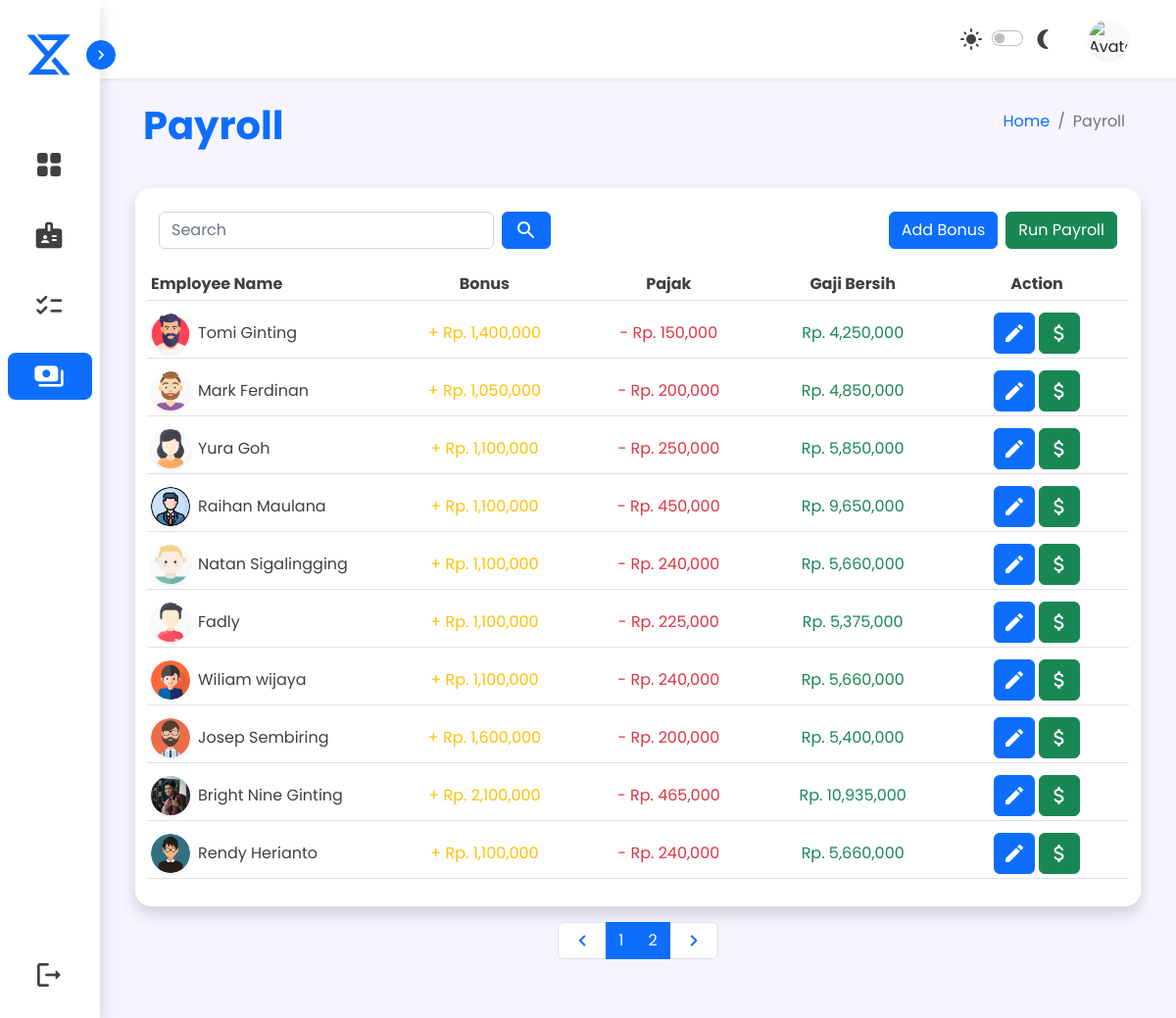
Page /sources/admin/admin-payroll.php (signed in) on the earlier database version.
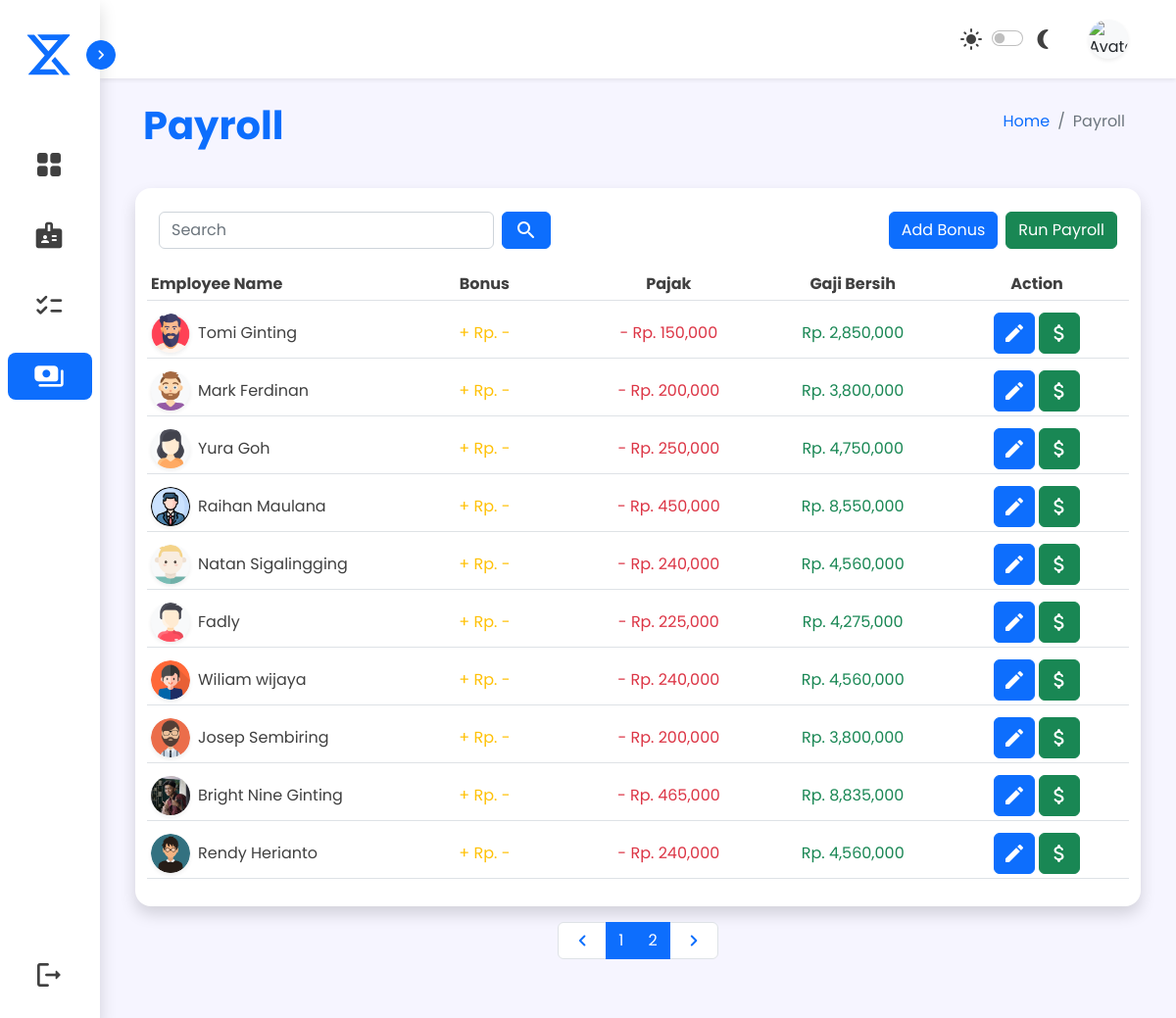
Same page on the later database version.
### tables this page shows
CREATE TABLE `karyawan_tetap` (
  `id` int(20) NOT NULL,
  `kode_karyawan` varchar(7) NOT NULL,
  `nama` varchar(50) NOT NULL,
  `nip` varchar(20) NOT NULL,
  `tanggal` date NOT NULL,
  `tempat` varchar(20) NOT NULL,
  `alamat` varchar(150) NOT NULL,
  `foto` varchar(100) NOT NULL,
  `posisi` varchar(20) NOT NULL,
  `jenis_kelamin` varchar(10) NOT NULL,
  `gaji` bigint(30) NOT NULL
);

CREATE TABLE `daftar_gaji` (
  `id` int(11) NOT NULL,
  `kode_karyawan` varchar(10) NOT NULL,
  `nama` varchar(50) NOT NULL,
  `invoice` varchar(12) NOT NULL,
  `bulan` varchar(20) NOT NULL,
  `date_lengkap` varchar(20) NOT NULL,
  `gaji_pokok` bigint(50) NOT NULL,
  `bonus` bigint(50) NOT NULL,
  `pajak` bigint(50) NOT NULL,
  `gaji_bersih` bigint(50) NOT NULL
);

### php/functions.php (called while the page is built)
<?php
function koneksi (){
    return mysqli_connect("localhost", "root", "", "perusahaan");
}
function query ($query){
    $koneksi = koneksi();
    $data = mysqli_query($koneksi, $query);
    if(mysqli_num_rows($data) > 1){
        $rows = [];
        while($row = mysqli_fetch_assoc($data)){
            $rows[] = $row;
        }
        return $rows;
    }else {
        $rows = mysqli_fetch_assoc($data);
        return $rows;
    }
}
?>

### sources/admin/admin-payroll.php (the view, shortened to what this page needs)
<!DOCTYPE html>
<html lang="en">
<head>
    <link href="https://cdn.jsdelivr.net/npm/bootstrap@5.2.2/dist/css/bootstrap.min.css" rel="stylesheet"
 />
    <link rel="stylesheet" href="../../assets/style/main.css">
</head>
<?php
include '../../php/functions.php';
include '../../php/koneksi.php';
$kode = $_SESSION['kode'];
$akun = query("SELECT * FROM karyawan_tetap WHERE kode_karyawan = '$kode'")
?>
<body class="d-flex">
    <nav class="sidebar d-flex flex-lg-column col-auto shadow" id="sidebar-nav">
        <div class="header-box p-2 mt-4 mb-5 align-items-center d-none d-md-none d-lg-flex gap-2 position-relative">
            <div class="logo">
                <img src="../../assets/img/xyz_logo.svg" width="48px" height="48px" alt="">
            </div>
            <button
                class="btn btn-primary toggle p-1 text-white rounded-circle d-none d-md-none d-lg-flex position-absolute">
                <i class="material-icons-round fs-5 rounded-circle toggle-icon">&#xe5cc</i>
            </button>
        </div>
        <ul id="menu-bar"
            class="list-unstyled col d-flex flex-row flex-lg-column gap-4 justify-content-center fs-6 p-1 p-lg-2">
            <li>
                <a href="admin-dashboard.php" class="text-decoration-none p-1 px-lg-3 py-lg-2 d-flex rounded-3">
                    <i class="material-icons-round fs-2 menu-icon">&#xe9b0</i>
                </a>
            </li>
            <li>
                <a href="admin-employee.php" class="text-decoration-none p-1 px-lg-3 py-lg-2 d-flex rounded-3">
                    <i class="material-icons-round fs-2 menu-icon">&#xea67</i>
                </a>
            </li>
            <li>
                <a href="admin-verification.php" class="text-decoration-none p-1 px-lg-3 py-lg-2 d-flex rounded-3">
                    <i class="material-icons-round fs-2 menu-icon">&#xe6b1</i>
                </a>
            </li>
            <li class="active">
                <a href="#" class="text-decoration-none p-1 px-lg-3 py-lg-2 d-flex rounded-3">
                    <i class="material-icons-round fs-2 menu-icon">&#xef63</i>
                </a>
            </li>
            <li class="mt-auto d-none d-md-none d-lg-flex sign-out">
                <a href="../../php/logoutController.php" onclick="return confirm('Apakah anda ingin logout')"
                    class="col text-decoration-none p-1 px-lg-3 py-lg-2 d-flex align-items-center rounded-3">
                    <i class="material-icons-round fs-2 menu-icon">&#xe9ba</i>
                </a>
            </li>
        </ul>
    </nav>
    <div class="content col d-flex flex-column gap-3 mb-5">
        <nav id="topbar" class="navbar d-flex px-1 px-lg-3 shadow-sm">
            <div class="d-flex p-2">
            </div>
            <div class="d-flex align-items-center gap-2 gap-lg-3">
                <div class="dark-mode d-flex align-items-center">
                    <label class="btn text material-icons-round p-1" for="dark-mode">&#xe518</label>
                    <div class="d-flex form-check form-switch justify-content-center" for="dark-mode">
                        <input class="form-check-input" type="checkbox" role="switch" title="toggle-dark"
                            id="dark-mode">
                    </div>
                    <label class="btn text material-icons-round p-1" for="dark-mode">&#xef5e</label>
                </div>
                <div class="dropdown d-flex">
                    <button class="btn d-flex align-items-center gap-3" type="button" data-bs-toggle="dropdown"
                        aria-expanded="false">
                        <img id="profile-img" src="../user-img/<?=$akun['foto']?>"
                            class="rounded-circle bg-light shadow-sm col-2" alt="Avatar" />
                    </button>
                </div>
            </div>
        </nav>
        <div class="d-flex flex-column gap-4 px-2">
            <div class="d-flex header my-2 mx-0 mx-lg-4 px-1">
                <div class="d-flex flex-column flex-lg-row col justify-content-between px-1 px-lg-2">
                    <h1 class="fw-bold header">Payroll</h1>
                    <ol class="breadcrumb p-lg-2">
                        <li class="breadcrumb-item"><a class="text-decoration-none" href="admin-dashboard.php">Home</a>
                        </li>
                        <li class="breadcrumb-item active" aria-current="page">Payroll</li>
                    </ol>
                </div>
            </div>
            <div class="d-flex  flex-column mx-0 mx-lg-4 px-md-1 gap-3">
                <div class="flex-container rounded-4 shadow border-0 p-2">
                    <div class="d-flex flex-column flex-sm-row col p-3 gap-3">
                        <div class="d-flex col">
                            <form class="d-flex align-items-center gap-2" action="" method="post">
                                <input type="text" class="form-control" id="search" name="cari" placeholder="Search">
                                <button type="submit" name="send"
                                    class="btn btn-primary material-icons-round">&#xe8b6</button>
                            </form>
                        </div>
                        <form action="../../php/runPayrollController.php" method="post">
                            <div class="d-flex gap-2">
                                <button type="button" class="btn btn-primary" data-bs-toggle="modal"
                                    data-bs-target="#staticBackdrop">Add Bonus</button>
                                <button type="submit"
                                    onclick="return confirm('Apakah anda ingin membayar gaji seluruh karyawan?')"
                                    class="btn btn-success" name="run">Run Payroll</button>
                            </div>
                        </form>
                    </div>
                    <form action="" method="post" id="form1">
                        <table class="table table-hover">
                            <thead>
                                <tr class="d-flex col p-1">
                                    <th class="col-8 col-sm-4 col-md-3 p-1 align-items-center d-flex text">
                                        Employee Name
                                    </th>
                                    <th class="col d-none d-md-flex p-1 align-items-center justify-content-center text">
                                        Bonus</th>
                                    <th class="col d-none d-md-flex p-1 align-items-center justify-content-center text">
                                        Pajak
                                    </th>
                                    <th class="col d-none d-sm-flex p-1 align-items-center justify-content-center text">
                                        Gaji Bersih
                                    </th>
                                    <th class="col d-flex p-1 align-items-center justify-content-center gap-1 text">
                                        Action
                                    </th>
                                </tr>
                            </thead>
                            <tbody>
                                <?php
                            $batas = 10;
                            $halaman = isset($_GET['halaman'])?(int)$_GET['halaman'] : 1;
                            $halaman_awal = ($halaman>1) ? ($halaman * $batas) - $batas : 0;
                            $previous = $halaman - 1;
                            $next = $halaman + 1;
                            $data = mysqli_query($koneksi,"SELECT * FROM karyawan_tetap, daftar_gaji WHERE karyawan_tetap.kode_karyawan = daftar_gaji.kode_karyawan");
                            $jumlah_data = mysqli_num_rows($data);
                            $total_halaman = ceil($jumlah_data / $batas);
                            if(isset($_POST['send'])){
                                $keyword = $_POST['cari'];
                                $user2 = mysqli_query($koneksi, "SELECT * FROM karyawan_tetap, daftar_gaji WHERE karyawan_tetap.kode_karyawan = daftar_gaji.kode_karyawan
                                AND karyawan_tetap.nama LIKE '%$keyword%'");
                            }else {
                                $user2 = mysqli_query($koneksi,"SELECT * FROM karyawan_tetap, daftar_gaji WHERE karyawan_tetap.kode_karyawan = daftar_gaji.kode_karyawan limit $halaman_awal, $batas");
                            }
                            while($u = mysqli_fetch_assoc($user2)):
                            ?>
                                <tr class="d-flex col p-1">
                                    <td class="col-8 col-sm-4 col-md-3 d-flex gap-2 p-1 align-items-center">
                                        <img id="profile-img" src="../user-img/<?=$u['foto']?>"
                                            class="rounded-circle bg-light shadow-sm" alt="Avatar" />
                                        <span class="text"><?= $u['nama']?></span>
                                    </td>
                                    <td class="col d-none d-md-flex p-1 align-items-center justify-content-center text">
                                        <span class="text-warning">+ Rp.
                                            <?php if($u['bonus'] < 1){
                                            $bonus = "-";
                                            echo $bonus;
                                        }else {
                                            $bonus = $u['bonus']*1000;
                                            echo number_format($bonus,0,".",",");
                                        }
                                        ?>
                                        </span>
                                    </td>
                                    <?php $pajak = ($u['gaji_pokok']*1000)*0.05?>
                                    <td class="col d-none d-md-flex p-1 align-items-center justify-content-center text">
                                        <span class="text-danger">- Rp. <?= number_format($pajak,0,".",",");?></span>
                                    </td>
                                    <?php
                                    $pajak = $u['gaji_pokok']*0.05;
                                $gaji = ($u['gaji_pokok'] - $pajak + $u['bonus']) * 1000;
                                ?>
                                    <td class="col d-none d-sm-flex p-1 align-items-center justify-content-center text">
                                        <span class="text-success">Rp. <?= number_format($gaji,0,".",",");?></span>
                                    </td>
                                    <td class="col d-flex p-1 align-items-center justify-content-center gap-1">
                                        <a href="admin-payroll-edit.php?kode=<?= $u['kode_karyawan']?>" type="button"
                                            class="btn btn-primary d-flex align-items-center p-md-2 p-1" title="edit">
                                            <i class="material-icons-round">&#xe3c9</i>
                                        </a>
                                        <a type="button" name="bayarGaji"
                                            href="admin-payroll.php?kode=<?=$u['kode_karyawan']?>"
                                            class="btn btn-success d-flex align-items-center p-md-2 p-1" title="delete"
                                            onclick="return confirm('Apakah anda ingin membayar gaji <?=$u['nama']?> ?')">
                                            <i class="material-icons-round">&#xe227</i>
                                        </a>
                                    </td>
                                </tr>
                                <?php endwhile; ?>
                            </tbody>
                        </table>
                </div>
                <nav aria-label="..." class="d-flex justify-content-center mt-auto">
                    <ul class="pagination">
                        <li class="page-item">
                            <a class="page-link d-flex"
                                <?php if($halaman > 1){ echo "href='?halaman=$previous'"; } ?>><i
                                    class="material-icons-round">&#xe408</i></a>
                        </li>
                        <?php
                        for($x=1;$x<=$total_halaman;$x++):
                        ?>
                        <li class="page-item active" aria-current="page">
                            <a class="page-link" href="?halaman=<?php echo $x ?>"><?php echo $x; ?></a>
                        </li>
                        <?php endfor; ?>
                        <li class="page-item">
                            <a class="page-link d-flex"
                                <?php if($halaman < $total_halaman) { echo "href='?halaman=$next'"; } ?>><i
                                    class="material-icons-round">&#xe409</i></a>
                        </li>
                    </ul>
                </nav>
            </div>
        </div>
    </div>
</body>
</html>
</html>

### assets/style/main.css (style rules this page uses)
:root { --body-color: #f6f5ff; --primary-color: #0d6efd; --secondary-color: #fff; --text-color: #404040; --background-color: #f0efff; --tran-all: all 0.5s ease; }
body { font-family: "Poppins", sans-serif; min-height: 100vh; background-color: var(--body-color); transition: var(--tran-all); }
.sidebar li a, #brand-text, #topbar, .content { color: var(--text-color); }
#sidebar-nav { width: 102px; background-color: var(--secondary-color); transition: var(--tran-all); z-index: 2; }
.menu-icon { margin: 0 10px; }
.logo { margin-left: 18px; }
.toggle { right: -16px; transition: var(--tran-all); }
.toggle-icon { transition: var(--tran-all); }
.sidebar li.active a { background-color: var(--primary-color); }
.sidebar li.active a { color: var(--secondary-color); }
#topbar { min-height: 80px; background-color: var(--secondary-color); transition: var(--tran-all); }
#profile-img, #profile-img-container { object-fit: cover; }
#profile-img { width: 40px; height: 40px; }
.card, .container, .flex-container, .text-field { background: var(--secondary-color); transition: var(--tran-all); }
.text { color: var(--text-color); }
.header { color: var(--primary-color); }

Differences in the rows shown:
changed through a linked row, karyawan_tetap "Tomi Ginting": daftar_gaji.gaji_pokok+bonus "4,250,000" → "2,850,000"; daftar_gaji.bonus "1,400,000" → "-"
changed through a linked row, karyawan_tetap "Mark Ferdinan": daftar_gaji.gaji_pokok+bonus "4,850,000" → "3,800,000"; daftar_gaji.bonus "1,050,000" → "-"
changed through a linked row, karyawan_tetap "Yura Goh": daftar_gaji.gaji_pokok+bonus "5,850,000" → "4,750,000"; daftar_gaji.bonus "1,100,000" → "-"
changed through a linked row, karyawan_tetap "Raihan Maulana": daftar_gaji.gaji_pokok+bonus "9,650,000" → "8,550,000"; daftar_gaji.bonus "1,100,000" → "-"
changed through a linked row, karyawan_tetap "Natan Sigalingging": daftar_gaji.gaji_pokok+bonus "5,660,000" → "4,560,000"; daftar_gaji.bonus "1,100,000" → "-"
changed through a linked row, karyawan_tetap "Fadly": daftar_gaji.gaji_pokok+bonus "5,375,000" → "4,275,000"; daftar_gaji.bonus "1,100,000" → "-"
changed through a linked row, karyawan_tetap "Wiliam wijaya": daftar_gaji.gaji_pokok+bonus "5,660,000" → "4,560,000"; daftar_gaji.bonus "1,100,000" → "-"
changed through a linked row, karyawan_tetap "Josep Sembiring": daftar_gaji.gaji_pokok+bonus "5,400,000" → "3,800,000"; daftar_gaji.bonus "1,600,000" → "-"
changed through a linked row, karyawan_tetap "Bright Nine Ginting": daftar_gaji.gaji_pokok+bonus "10,935,000" → "8,835,000"; daftar_gaji.bonus "2,100,000" → "-"
changed through a linked row, karyawan_tetap "Rendy Herianto": daftar_gaji.gaji_pokok+bonus "5,660,000" → "4,560,000"; daftar_gaji.bonus "1,100,000" → "-"
